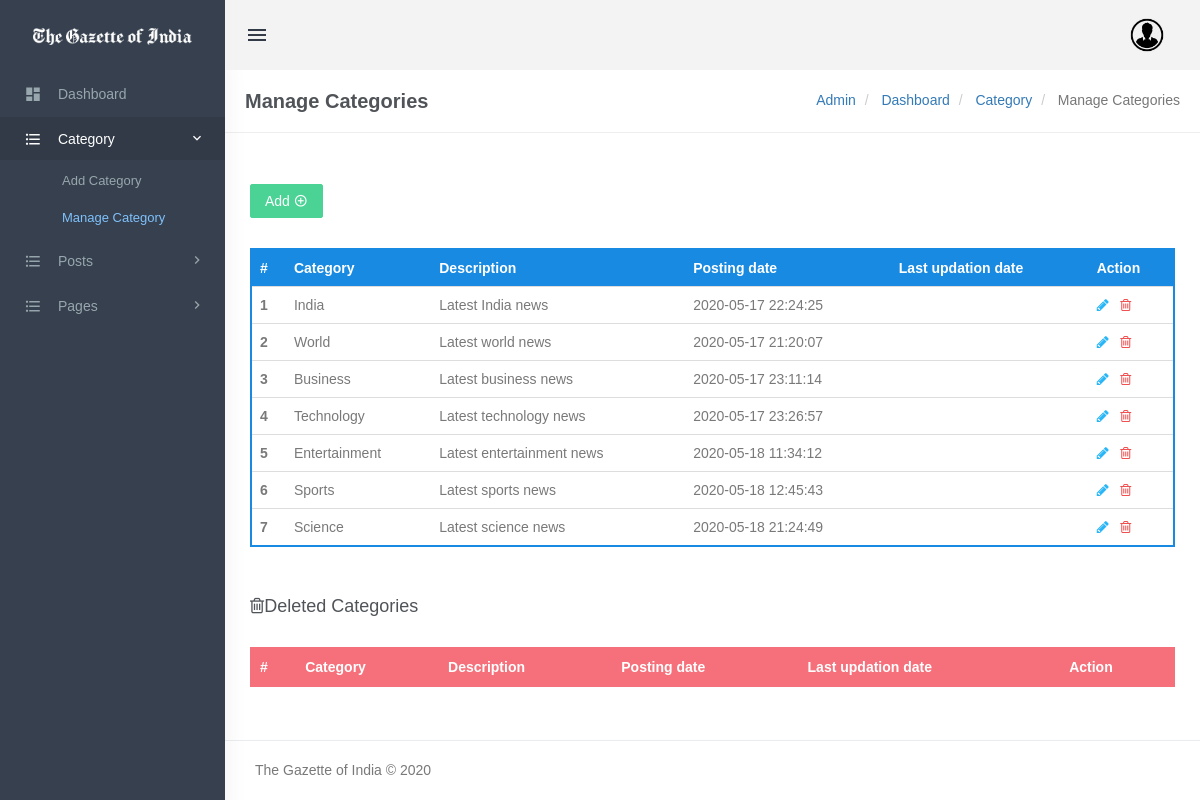
The app's page /admin/manage-categories.php (signed in) with its own data.
### tables this page shows
CREATE TABLE `categories` (
  `id` int(11) NOT NULL,
  `CategoryName` varchar(200) DEFAULT NULL,
  `Description` mediumtext DEFAULT NULL,
  `PostingDate` timestamp NULL DEFAULT current_timestamp(),
  `UpdationDate` timestamp NULL DEFAULT NULL,
  `Is_Active` int(1) DEFAULT NULL
);

### admin/manage-categories.php (the view, shortened to what this page needs)
<?php
include('includes/config.php');
if(strlen($_SESSION['login'])==0)
{
    header('location:index.php');
}
else
{
?>
<!doctype html>
<html lang="en">
<head>
    <link href="assets/css/bootstrap.min.css" rel="stylesheet" type="text/css" />
    <link href="assets/css/core.css" rel="stylesheet" type="text/css" />
    <link href="assets/css/components.css" rel="stylesheet" type="text/css" />
    <link href="assets/css/icons.css" rel="stylesheet" type="text/css" />
    <link href="assets/css/menu.css" rel="stylesheet" type="text/css" />
    <link href="assets/css/responsive.css" rel="stylesheet" type="text/css" />
</head>
<body class="fixed-left">
    <div id="wrapper">
        <?php include('includes/topheader.php');?>
        <?php include('includes/leftsidebar.php');?>
        <div class="content-page">
            <div class="content">
                <div class="container">
                    <div class="row">
                        <div class="col-xs-12">
                            <div class="page-title-box">
                                <h4 class="page-title">Manage Categories</h4>
                                <ol class="breadcrumb p-0 m-0">
                                    <li>
                                        <a href="#">Admin</a>
                                    </li>
                                    <li>
                                        <a href="dashboard.php">Dashboard</a>
                                    </li>
                                    <li>
                                        <a href="#">Category</a>
                                    </li>
                                    <li class="active">
                                        Manage Categories
                                    </li>
                                </ol>
                                <div class="clearfix"></div>
                            </div>
                        </div>
                    </div>
                    <div class="row">
                        <div class="col-sm-6">
                        </div>
                        <div class="row">
                            <div class="col-md-12">
                                <div class="demo-box m-t-20">
                                    <div class="m-b-30">
                                        <a href="add-category.php">
                                            <button id="addToTable" class="btn btn-success waves-effect waves-light">Add <i class="mdi mdi-plus-circle-outline"></i></button>
                                        </a>
                                    </div>
                                    <div class="table-responsive">
                                        <table class="table m-0 table-colored-bordered table-bordered-primary">
                                            <thead>
                                                <tr>
                                                    <th>#</th>
                                                    <th>Category</th>
                                                    <th>Description</th>
                                                    <th>Posting date</th>
                                                    <th>Last updation date</th>
                                                    <th>Action</th>
                                                </tr>
                                            </thead>
                                            <tbody>
                                                <?php
                                                $query=mysqli_query($con,"Select id,CategoryName,Description,PostingDate,UpdationDate from categories where Is_Active=1");
                                                $cnt=1;
                                                while($row=mysqli_fetch_array($query))
                                                {
                                                ?>
                                                <tr>
                                                    <th scope="row"><?php echo htmlentities($cnt);?></th>
                                                    <td><?php echo htmlentities($row['CategoryName']);?></td>
                                                    <td><?php echo htmlentities($row['Description']);?></td>
                                                    <td><?php echo htmlentities($row['PostingDate']);?></td>
                                                    <td><?php echo htmlentities($row['UpdationDate']);?></td>
                                                    <td>
                                                        <a href="edit-category.php?cid=<?php echo htmlentities($row['id']);?>">
                                                            <i class="fa fa-pencil" style="color: #29b6f6;"></i>
                                                        </a>
                                                        <a href="manage-categories.php?rid=<?php echo htmlentities($row['id']);?>&&action=del">
                                                            <i class="fa fa-trash-o" style="color: #f05050"></i>
                                                        </a>
                                                    </td>
                                                </tr>
                                                <?php
                                                $cnt++;
                                                } ?>
                                            </tbody>
                                        </table>
                                    </div>
                                </div>
                            </div>
                        </div>
                        <div class="row">
                            <div class="col-md-12">
                                <div class="demo-box m-t-20">
                                    <div class="m-b-30">
                                        <h4><i class="fa fa-trash-o"></i>Deleted Categories</h4>
                                    </div>
                                    <div class="table-responsive">
                                        <table class="table m-0 table-colored-bordered table-bordered-danger">
                                            <thead>
                                                <tr>
                                                    <th>#</th>
                                                    <th> Category</th>
                                                    <th>Description</th>
                                                    <th>Posting date</th>
                                                    <th>Last updation date</th>
                                                    <th>Action</th>
                                                </tr>
                                            </thead>
                                        </table>
                                    </div>
                                </div>
                            </div>
                        </div>
                    </div>
                </div>
                <?php include('includes/footer.php');?>
            </div>
        </div>
    </div>
</body>
</html>
<?php } ?>

### admin/assets/css/core.css (style rules this page uses)
body { font-family: 'Varela Round', sans-serif; margin: 0; padding-bottom: 60px; overflow-x: hidden; color: #797979; }
html { position: relative; min-height: 100%; }
.h1, .h2, .h3, .h4, .h5, .h6, h1, h2, h3, h4, h5, h6 { color: #505458; font-family: 'Hind Madurai', sans-serif; margin: 10px 0; }
* { outline: none !important; }
.container { width: auto; }
#wrapper { height: 100%; overflow: hidden; width: 100%; }
.p-0 { padding: 0 !important; }
.m-0 { margin: 0 !important; }
.m-t-20 { margin-top: 20px !important; }
.m-b-30 { margin-bottom: 30px !important; }
.row { margin-right: -10px; margin-left: -10px; }
.col-lg-1, .col-lg-10, .col-lg-11, .col-lg-12, .col-lg-2, .col-lg-3, .col-lg-4, .col-lg-5, .col-lg-6, .col-lg-7, .col-lg-8, .col-lg-9, .col-md-1, .col-md-10, .col-md-11, .col-md-12, .col-md-2, .col-md-3, .col-md-4, .col-md-5, .col-md-6, .col-md-7, .col-md-8, .col-md-9, .col-sm-1, .col-sm-10, .col-sm-11, .col-sm-12, .col-sm-2, .col-sm-3, .col-sm-4, .col-sm-5, .col-sm-6, .col-sm-7, .col-sm-8, .col-sm-9, .col-xs-1, .col-xs-10, .col-xs-11, .col-xs-12, .col-xs-2, .col-xs-3, .col-xs-4, .col-xs-5, .col-xs-6, .col-xs-7, .col-xs-8, .col-xs-9 { padding-left: 10px; padding-right: 10px; }
.breadcrumb { background-color: transparent; margin-bottom: 15px; padding-top: 10px; padding-left: 0; }
.waves-effect { position: relative; cursor: pointer; display: inline-block; overflow: hidden; -webkit-user-select: none; -moz-user-select: none; -ms-user-select: none; user-select: none; -webkit-tap-highlight-color: transparent; vertical-align: middle; z-index: 1; will-change: opacity, transform; -webkit-transition: all 0.3s ease-out; -moz-transition: all 0.3s ease-out; -o-transition: all 0.3s ease-out; -ms-transition: all 0.3s ease-out; transition: all 0.3s ease-out; }
.demo-box { padding: 10px 15px; }

### admin/assets/css/menu.css (style rules this page uses)
.content-page { margin-left: 225px; overflow: hidden; }
.content-page .content { padding: 0 5px 10px 5px; margin-top: 70px; }
.page-title { font-size: 20px; margin-bottom: 0; margin-top: 0; font-weight: 600; }
.page-title-box { padding: 20px; border-bottom: 1px solid #eee; margin: 0 -20px 20px -20px; }
.page-title-box .page-title { margin-bottom: 0; float: left; }
.page-title-box .breadcrumb { float: right; background-color: transparent !important; }

### records on screen
categories: CategoryName "India", Description "Latest India news", PostingDate "2020-05-17 22:24:25"
categories: CategoryName "World", Description "Latest world news", PostingDate "2020-05-17 21:20:07"
categories: CategoryName "Business", Description "Latest business news", PostingDate "2020-05-17 23:11:14"
categories: CategoryName "Technology", Description "Latest technology news", PostingDate "2020-05-17 23:26:57"
categories: CategoryName "Entertainment", Description "Latest entertainment news", PostingDate "2020-05-18 11:34:12"
categories: CategoryName "Sports", Description "Latest sports news", PostingDate "2020-05-18 12:45:43"
categories: CategoryName "Science", Description "Latest science news", PostingDate "2020-05-18 21:24:49"
